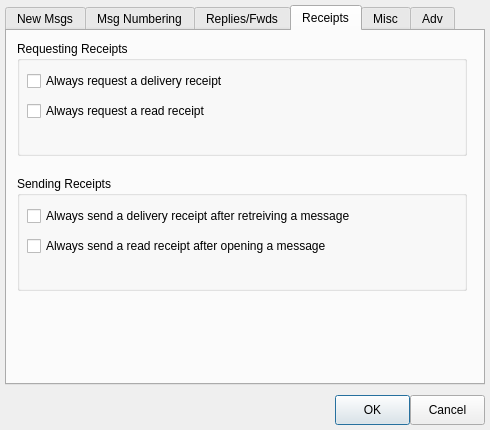
<?xml version="1.0" encoding="UTF-8"?>
<ui version="4.0">
 <class>MessageSettingsDialogClass</class>
 <widget class="QDialog" name="MessageSettingsDialogClass">
  <property name="geometry">
   <rect>
    <x>0</x>
    <y>0</y>
    <width>490</width>
    <height>430</height>
   </rect>
  </property>
  <property name="windowTitle">
   <string>MessageSettingsDialog</string>
  </property>
  <widget class="QTabWidget" name="tabWidget">
   <property name="geometry">
    <rect>
     <x>5</x>
     <y>5</y>
     <width>480</width>
     <height>380</height>
    </rect>
   </property>
   <property name="currentIndex">
    <number>3</number>
   </property>
   <widget class="QWidget" name="tab">
    <attribute name="title">
     <string>New Msgs</string>
    </attribute>
    <widget class="QGroupBox" name="groupBox">
     <property name="geometry">
      <rect>
       <x>10</x>
       <y>10</y>
       <width>450</width>
       <height>330</height>
      </rect>
     </property>
     <property name="title">
      <string>Setting Up a New Message</string>
     </property>
     <widget class="QRadioButton" name="cNewDefaultPrivate">
      <property name="geometry">
       <rect>
        <x>10</x>
        <y>30</y>
        <width>220</width>
        <height>20</height>
       </rect>
      </property>
      <property name="text">
       <string>Set defatul to PRIVATE</string>
      </property>
     </widget>
     <widget class="QRadioButton" name="cNewDefaultBulletin">
      <property name="geometry">
       <rect>
        <x>10</x>
        <y>55</y>
        <width>220</width>
        <height>20</height>
       </rect>
      </property>
      <property name="text">
       <string>Set default to BULLETIN</string>
      </property>
     </widget>
     <widget class="QRadioButton" name="cNewdefaultNts">
      <property name="geometry">
       <rect>
        <x>10</x>
        <y>80</y>
        <width>220</width>
        <height>20</height>
       </rect>
      </property>
      <property name="text">
       <string>Set default to NTS</string>
      </property>
     </widget>
     <widget class="QCheckBox" name="cSendNtsAsPrivate">
      <property name="geometry">
       <rect>
        <x>10</x>
        <y>125</y>
        <width>335</width>
        <height>20</height>
       </rect>
      </property>
      <property name="text">
       <string>Create and send NTS messagees as private messages</string>
      </property>
     </widget>
     <widget class="QCheckBox" name="cUseDefaultDestination">
      <property name="geometry">
       <rect>
        <x>10</x>
        <y>150</y>
        <width>145</width>
        <height>20</height>
       </rect>
      </property>
      <property name="text">
       <string>Default destination</string>
      </property>
     </widget>
     <widget class="QLineEdit" name="cDefaultDestination">
      <property name="geometry">
       <rect>
        <x>165</x>
        <y>150</y>
        <width>210</width>
        <height>22</height>
       </rect>
      </property>
     </widget>
    </widget>
   </widget>
   <widget class="QWidget" name="tab_2">
    <attribute name="title">
     <string>Msg Numbering</string>
    </attribute>
    <widget class="QGroupBox" name="groupBox_2">
     <property name="geometry">
      <rect>
       <x>10</x>
       <y>10</y>
       <width>450</width>
       <height>245</height>
      </rect>
     </property>
     <property name="title">
      <string>Outbound Message Identification</string>
     </property>
     <widget class="QCheckBox" name="cAddMessageNumber">
      <property name="geometry">
       <rect>
        <x>10</x>
        <y>30</y>
        <width>385</width>
        <height>20</height>
       </rect>
      </property>
      <property name="text">
       <string>Add message number to the subject line for outbound messages</string>
      </property>
     </widget>
     <widget class="QCheckBox" name="cAddCharacter">
      <property name="geometry">
       <rect>
        <x>10</x>
        <y>135</y>
        <width>285</width>
        <height>20</height>
       </rect>
      </property>
      <property name="text">
       <string>Add a character as a message number suffix</string>
      </property>
     </widget>
     <widget class="QCheckBox" name="cAddMessageNumberSeparator">
      <property name="geometry">
       <rect>
        <x>10</x>
        <y>160</y>
        <width>385</width>
        <height>20</height>
       </rect>
      </property>
      <property name="text">
       <string>Add a message number separator</string>
      </property>
     </widget>
     <widget class="QRadioButton" name="cWithoutHyphenation">
      <property name="geometry">
       <rect>
        <x>40</x>
        <y>55</y>
        <width>400</width>
        <height>20</height>
       </rect>
      </property>
      <property name="text">
       <string>Without hyphenation</string>
      </property>
     </widget>
     <widget class="QRadioButton" name="cWithHyphenation">
      <property name="geometry">
       <rect>
        <x>40</x>
        <y>80</y>
        <width>400</width>
        <height>20</height>
       </rect>
      </property>
      <property name="text">
       <string>With hyphenation</string>
      </property>
     </widget>
     <widget class="QRadioButton" name="cWithDateTimeFormat">
      <property name="geometry">
       <rect>
        <x>40</x>
        <y>105</y>
        <width>400</width>
        <height>20</height>
       </rect>
      </property>
      <property name="text">
       <string>With date/time format</string>
      </property>
     </widget>
     <widget class="QLineEdit" name="cCharacterToAdd">
      <property name="geometry">
       <rect>
        <x>295</x>
        <y>135</y>
        <width>30</width>
        <height>22</height>
       </rect>
      </property>
      <property name="maxLength">
       <number>1</number>
      </property>
     </widget>
     <widget class="QSpinBox" name="cNextMessageId">
      <property name="geometry">
       <rect>
        <x>190</x>
        <y>195</y>
        <width>121</width>
        <height>24</height>
       </rect>
      </property>
      <property name="minimum">
       <number>1</number>
      </property>
      <property name="maximum">
       <number>2147483647</number>
      </property>
     </widget>
     <widget class="QLabel" name="label">
      <property name="geometry">
       <rect>
        <x>10</x>
        <y>200</y>
        <width>180</width>
        <height>16</height>
       </rect>
      </property>
      <property name="text">
       <string>Next message ID (temporary)</string>
      </property>
     </widget>
    </widget>
    <widget class="QGroupBox" name="groupBox_8">
     <property name="geometry">
      <rect>
       <x>10</x>
       <y>265</y>
       <width>450</width>
       <height>80</height>
      </rect>
     </property>
     <property name="title">
      <string>Inbound Message Identification (Load ID)</string>
     </property>
     <widget class="QCheckBox" name="cAddMessageNumberToInbound">
      <property name="geometry">
       <rect>
        <x>10</x>
        <y>30</y>
        <width>385</width>
        <height>20</height>
       </rect>
      </property>
      <property name="text">
       <string>Adding a local message number to inbound messages</string>
      </property>
     </widget>
    </widget>
   </widget>
   <widget class="QWidget" name="tab_3">
    <attribute name="title">
     <string>Replies/Fwds</string>
    </attribute>
    <widget class="QGroupBox" name="groupBox_3">
     <property name="geometry">
      <rect>
       <x>10</x>
       <y>10</y>
       <width>450</width>
       <height>330</height>
      </rect>
     </property>
     <property name="title">
      <string>Replies and Forwards</string>
     </property>
    </widget>
   </widget>
   <widget class="QWidget" name="tab_4">
    <attribute name="title">
     <string>Receipts</string>
    </attribute>
    <widget class="QGroupBox" name="groupBox_4">
     <property name="geometry">
      <rect>
       <x>10</x>
       <y>10</y>
       <width>450</width>
       <height>115</height>
      </rect>
     </property>
     <property name="title">
      <string>Requesting Receipts</string>
     </property>
     <widget class="QCheckBox" name="cRequestDr">
      <property name="geometry">
       <rect>
        <x>10</x>
        <y>30</y>
        <width>360</width>
        <height>20</height>
       </rect>
      </property>
      <property name="text">
       <string>Always request a delivery receipt</string>
      </property>
     </widget>
     <widget class="QCheckBox" name="cRequestRr">
      <property name="geometry">
       <rect>
        <x>10</x>
        <y>60</y>
        <width>360</width>
        <height>20</height>
       </rect>
      </property>
      <property name="text">
       <string>Always request a read receipt</string>
      </property>
     </widget>
    </widget>
    <widget class="QGroupBox" name="groupBox_9">
     <property name="geometry">
      <rect>
       <x>10</x>
       <y>145</y>
       <width>450</width>
       <height>115</height>
      </rect>
     </property>
     <property name="title">
      <string>Sending Receipts</string>
     </property>
     <widget class="QCheckBox" name="cSendDr">
      <property name="geometry">
       <rect>
        <x>10</x>
        <y>30</y>
        <width>360</width>
        <height>20</height>
       </rect>
      </property>
      <property name="text">
       <string>Always send a delivery receipt after retreiving a message</string>
      </property>
     </widget>
     <widget class="QCheckBox" name="cSendRr">
      <property name="geometry">
       <rect>
        <x>10</x>
        <y>60</y>
        <width>360</width>
        <height>20</height>
       </rect>
      </property>
      <property name="text">
       <string>Always send a read receipt after opening a message</string>
      </property>
     </widget>
    </widget>
   </widget>
   <widget class="QWidget" name="tab_5">
    <attribute name="title">
     <string>Misc</string>
    </attribute>
    <widget class="QGroupBox" name="groupBox_5">
     <property name="geometry">
      <rect>
       <x>10</x>
       <y>10</y>
       <width>450</width>
       <height>111</height>
      </rect>
     </property>
     <property name="title">
      <string>Deleting Messages</string>
     </property>
    </widget>
    <widget class="QGroupBox" name="groupBox_7">
     <property name="geometry">
      <rect>
       <x>15</x>
       <y>140</y>
       <width>450</width>
       <height>111</height>
      </rect>
     </property>
     <property name="title">
      <string>Substitution Masks</string>
     </property>
    </widget>
   </widget>
   <widget class="QWidget" name="tab_6">
    <attribute name="title">
     <string>Adv</string>
    </attribute>
    <widget class="QGroupBox" name="groupBox_6">
     <property name="geometry">
      <rect>
       <x>10</x>
       <y>10</y>
       <width>450</width>
       <height>330</height>
      </rect>
     </property>
     <property name="title">
      <string>Enhanced Message Service Settings</string>
     </property>
    </widget>
   </widget>
  </widget>
  <widget class="QPushButton" name="cOK">
   <property name="geometry">
    <rect>
     <x>335</x>
     <y>395</y>
     <width>75</width>
     <height>30</height>
    </rect>
   </property>
   <property name="text">
    <string>OK</string>
   </property>
  </widget>
  <widget class="QPushButton" name="cCancel">
   <property name="geometry">
    <rect>
     <x>410</x>
     <y>395</y>
     <width>75</width>
     <height>30</height>
    </rect>
   </property>
   <property name="text">
    <string>Cancel</string>
   </property>
  </widget>
 </widget>
 <layoutdefault spacing="6" margin="11"/>
 <resources/>
 <connections>
  <connection>
   <sender>cOK</sender>
   <signal>clicked()</signal>
   <receiver>MessageSettingsDialogClass</receiver>
   <slot>accept()</slot>
   <hints>
    <hint type="sourcelabel">
     <x>368</x>
     <y>412</y>
    </hint>
    <hint type="destinationlabel">
     <x>282</x>
     <y>399</y>
    </hint>
   </hints>
  </connection>
  <connection>
   <sender>cCancel</sender>
   <signal>clicked()</signal>
   <receiver>MessageSettingsDialogClass</receiver>
   <slot>reject()</slot>
   <hints>
    <hint type="sourcelabel">
     <x>430</x>
     <y>407</y>
    </hint>
    <hint type="destinationlabel">
     <x>409</x>
     <y>434</y>
    </hint>
   </hints>
  </connection>
 </connections>
</ui>
